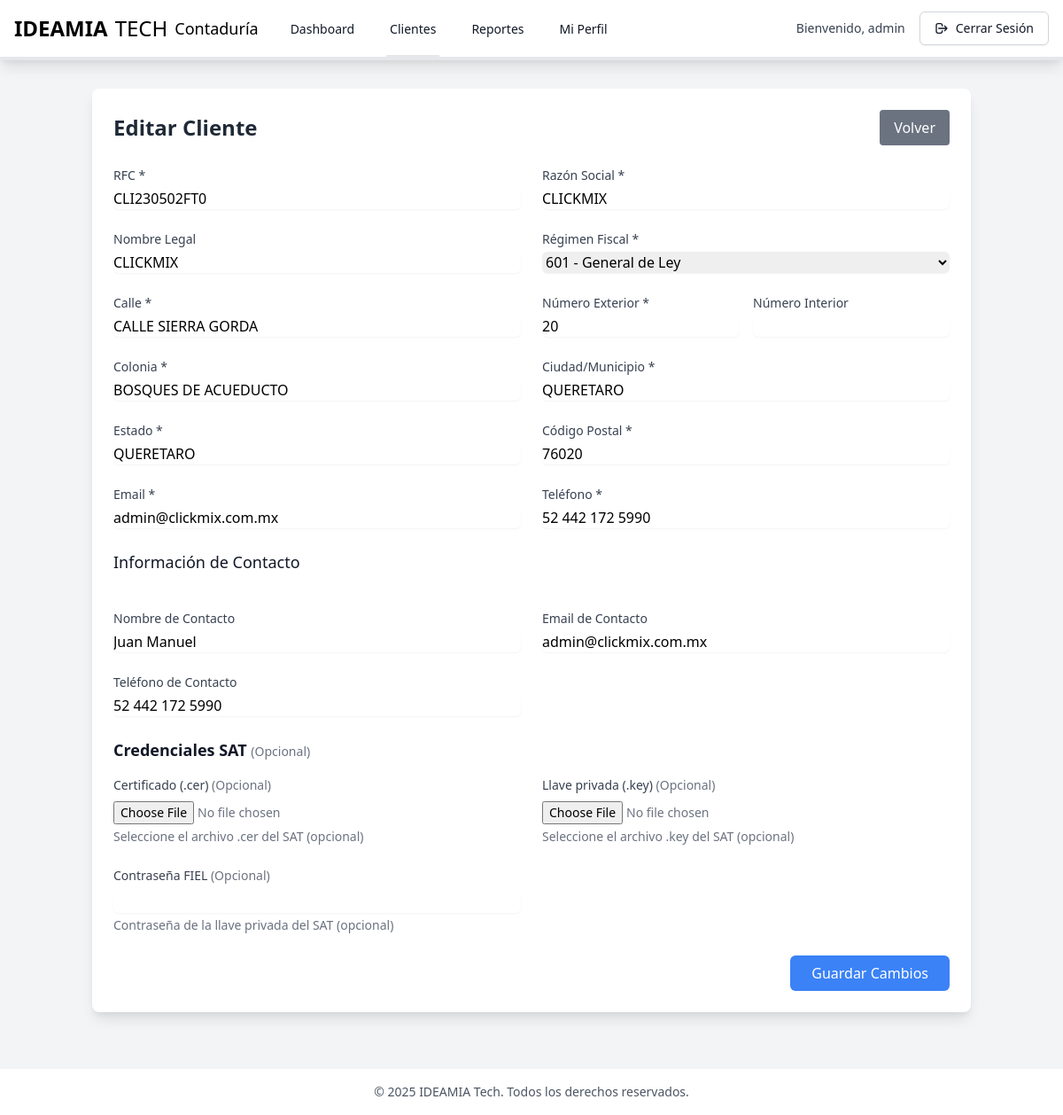
Screenshot of /clients/edit/3 (signed in) with the database file from the repository.
### tables this page shows
CREATE TABLE `clients` (
  `id` int(11) NOT NULL,
  `rfc` varchar(13) NOT NULL,
  `business_name` varchar(255) NOT NULL,
  `legal_name` varchar(255) DEFAULT NULL,
  `fiscal_regime` varchar(3) NOT NULL,
  `street` varchar(255) NOT NULL,
  `exterior_number` varchar(20) NOT NULL,
  `interior_number` varchar(20) DEFAULT NULL,
  `neighborhood` varchar(255) NOT NULL,
  `city` varchar(255) NOT NULL,
  `state` varchar(255) NOT NULL,
  `zip_code` varchar(5) NOT NULL,
  `email` varchar(255) NOT NULL,
  `phone` varchar(20) NOT NULL,
  `csf_path` varchar(255) DEFAULT NULL,
  `status` enum('active','inactive') DEFAULT 'active',
  `created_at` timestamp NOT NULL DEFAULT current_timestamp(),
  `updated_at` timestamp NOT NULL DEFAULT current_timestamp() ON UPDATE current_timestamp(),
  `cer_path` varchar(255) DEFAULT NULL COMMENT 'Ruta al archivo .cer del SAT',
  `key_path` varchar(255) DEFAULT NULL COMMENT 'Ruta al archivo .key del SAT',
  `key_password` varchar(255) DEFAULT NULL COMMENT 'Contraseña de la llave privada'
);

CREATE TABLE `client_contacts` (
  `id` int(11) NOT NULL,
  `client_id` int(11) NOT NULL,
  `contact_name` varchar(255) DEFAULT NULL,
  `contact_email` varchar(255) DEFAULT NULL,
  `contact_phone` varchar(20) DEFAULT NULL,
  `created_at` timestamp NOT NULL DEFAULT current_timestamp(),
  `updated_at` timestamp NOT NULL DEFAULT current_timestamp() ON UPDATE current_timestamp()
);

### app/views/clients/edit.php (the view, shortened to what the rows shown need)
<!DOCTYPE html>
<html lang="es">
<head>
    <link rel="stylesheet" href="<?php echo BASE_URL; ?>/css/styles.css">
</head>
<body class="bg-gray-100">
    <?php include __DIR__ . '/../partials/navbar.php'; ?>
    <div class="container mx-auto px-4 py-8">
        <div class="bg-white rounded-lg shadow-lg p-6">
            <div class="flex justify-between items-center mb-6">
                <h1 class="text-2xl font-bold text-gray-800">Editar Cliente</h1>
                <a href="<?php echo BASE_URL; ?>/clients"
                   class="bg-gray-500 hover:bg-gray-600 text-white px-4 py-2 rounded">
                    Volver
                </a>
            </div>
            <form action="<?php echo BASE_URL; ?>/clients/update/<?php echo htmlspecialchars($client['id']); ?>"
                  method="POST"
                  class="space-y-6"
                  id="clientForm"
                  enctype="multipart/form-data">
                <div class="grid grid-cols-1 md:grid-cols-2 gap-6">
                    <div>
                        <label class="block text-sm font-medium text-gray-700">RFC *</label>
                        <input type="text" name="rfc" id="rfc" required maxlength="13"
                               value="<?php echo htmlspecialchars($client['rfc']); ?>"
                               class="mt-1 block w-full rounded-md border-gray-300 shadow-sm focus:border-blue-500 focus:ring-blue-500">
                    </div>
                    <div>
                        <label class="block text-sm font-medium text-gray-700">Razón Social *</label>
                        <input type="text" name="business_name" id="business_name" required
                               value="<?php echo htmlspecialchars($client['business_name']); ?>"
                               class="mt-1 block w-full rounded-md border-gray-300 shadow-sm focus:border-blue-500 focus:ring-blue-500">
                    </div>
                    <div>
                        <label class="block text-sm font-medium text-gray-700">Nombre Legal</label>
                        <input type="text" name="legal_name" id="legal_name"
                               value="<?php echo htmlspecialchars($client['legal_name'] ?? ''); ?>"
                               class="mt-1 block w-full rounded-md border-gray-300 shadow-sm focus:border-blue-500 focus:ring-blue-500">
                    </div>
                    <div>
                        <label class="block text-sm font-medium text-gray-700">Régimen Fiscal *</label>
                        <select name="fiscal_regime" id="fiscal_regime" required
                                class="mt-1 block w-full rounded-md border-gray-300 shadow-sm focus:border-blue-500 focus:ring-blue-500">
                            <?php
                            $regimenes = [
                                '601' => '601 - General de Ley',
                                '603' => '603 - Personas Morales con Fines no Lucrativos',
                                '605' => '605 - Sueldos y Salarios e Ingresos Asimilados',
                                '606' => '606 - Arrendamiento',
                                '607' => '607 - Régimen de Enajenación o Adquisición de Bienes',
                                '608' => '608 - Demás ingresos',
                                '609' => '609 - Consolidación',
                                '610' => '610 - Residentes en el Extranjero sin Establecimiento',
                                '611' => '611 - Ingresos por Dividendos',
                                '612' => '612 - Personas Físicas con Actividades Empresariales',
                                '614' => '614 - Ingresos por intereses',
                                '615' => '615 - Régimen de los ingresos por obtención de premios',
                                '616' => '616 - Sin obligaciones fiscales',
                                '620' => '620 - Sociedades Cooperativas de Producción',
                                '621' => '621 - Incorporación Fiscal',
                                '622' => '622 - Actividades Agrícolas, Ganaderas, Silvícolas y Pesqueras',
                                '623' => '623 - Opcional para Grupos de Sociedades',
                                '624' => '624 - Coordinados',
                                '625' => '625 - Régimen de las Actividades Empresariales',
                                '626' => '626 - Régimen Simplificado de Confianza'
                            ];
                            foreach ($regimenes as $value => $label): ?>
                                <option value="<?php echo $value; ?>"
                                    <?php echo ($client['fiscal_regime'] == $value) ? 'selected' : ''; ?>>
                                    <?php echo htmlspecialchars($label); ?>
                                </option>
                            <?php endforeach; ?>
                        </select>
                    </div>
                    <div>
                        <label class="block text-sm font-medium text-gray-700">Calle *</label>
                        <input type="text" name="street" id="street" required
                               value="<?php echo htmlspecialchars($client['street']); ?>"
                               class="mt-1 block w-full rounded-md border-gray-300 shadow-sm focus:border-blue-500 focus:ring-blue-500">
                    </div>
                    <div class="grid grid-cols-2 gap-4">
                        <div>
                            <label class="block text-sm font-medium text-gray-700">Número Exterior *</label>
                            <input type="text" name="exterior_number" id="exterior_number" required
                                   value="<?php echo htmlspecialchars($client['exterior_number']); ?>"
                                   class="mt-1 block w-full rounded-md border-gray-300 shadow-sm focus:border-blue-500 focus:ring-blue-500">
                        </div>
                        <div>
                            <label class="block text-sm font-medium text-gray-700">Número Interior</label>
                            <input type="text" name="interior_number" id="interior_number"
                                   value="<?php echo htmlspecialchars($client['interior_number'] ?? ''); ?>"
                                   class="mt-1 block w-full rounded-md border-gray-300 shadow-sm focus:border-blue-500 focus:ring-blue-500">
                        </div>
                    </div>
                    <div>
                        <label class="block text-sm font-medium text-gray-700">Colonia *</label>
                        <input type="text" name="neighborhood" id="neighborhood" required
                               value="<?php echo htmlspecialchars($client['neighborhood']); ?>"
                               class="mt-1 block w-full rounded-md border-gray-300 shadow-sm focus:border-blue-500 focus:ring-blue-500">
                    </div>
                    <div>
                        <label class="block text-sm font-medium text-gray-700">Ciudad/Municipio *</label>
                        <input type="text" name="city" id="city" required
                               value="<?php echo htmlspecialchars($client['city']); ?>"
                               class="mt-1 block w-full rounded-md border-gray-300 shadow-sm focus:border-blue-500 focus:ring-blue-500">
                    </div>
                    <div>
                        <label class="block text-sm font-medium text-gray-700">Estado *</label>
                        <input type="text" name="state" id="state" required
                               value="<?php echo htmlspecialchars($client['state']); ?>"
                               class="mt-1 block w-full rounded-md border-gray-300 shadow-sm focus:border-blue-500 focus:ring-blue-500">
                    </div>
                    <div>
                        <label class="block text-sm font-medium text-gray-700">Código Postal *</label>
                        <input type="text" name="zip_code" id="zip_code" required pattern="[0-9]{5}"
                               value="<?php echo htmlspecialchars($client['zip_code']); ?>"
                               class="mt-1 block w-full rounded-md border-gray-300 shadow-sm focus:border-blue-500 focus:ring-blue-500">
                    </div>
                    <div>
                        <label class="block text-sm font-medium text-gray-700">Email *</label>
                        <input type="email" name="email" id="email" required
                               value="<?php echo htmlspecialchars($client['email']); ?>"
                               class="mt-1 block w-full rounded-md border-gray-300 shadow-sm focus:border-blue-500 focus:ring-blue-500">
                    </div>
                    <div>
                        <label class="block text-sm font-medium text-gray-700">Teléfono *</label>
                        <input type="tel" name="phone" id="phone" required
                               value="<?php echo htmlspecialchars($client['phone']); ?>"
                               class="mt-1 block w-full rounded-md border-gray-300 shadow-sm focus:border-blue-500 focus:ring-blue-500">
                    </div>
                    <div class="md:col-span-2">
                        <h3 class="text-lg font-medium text-gray-900 mb-4">Información de Contacto</h3>
                    </div>
                    <div>
                        <label class="block text-sm font-medium text-gray-700">Nombre de Contacto</label>
                        <input type="text" name="contact_name" id="contact_name"
                               value="<?php echo htmlspecialchars($contact['contact_name'] ?? ''); ?>"
                               class="mt-1 block w-full rounded-md border-gray-300 shadow-sm focus:border-blue-500 focus:ring-blue-500">
                    </div>
                    <div>
                        <label class="block text-sm font-medium text-gray-700">Email de Contacto</label>
                        <input type="email" name="contact_email" id="contact_email"
                               value="<?php echo htmlspecialchars($contact['contact_email'] ?? ''); ?>"
                               class="mt-1 block w-full rounded-md border-gray-300 shadow-sm focus:border-blue-500 focus:ring-blue-500">
                    </div>
                    <div>
                        <label class="block text-sm font-medium text-gray-700">Teléfono de Contacto</label>
                        <input type="tel" name="contact_phone" id="contact_phone"
                               value="<?php echo htmlspecialchars($contact['contact_phone'] ?? ''); ?>"
                               class="mt-1 block w-full rounded-md border-gray-300 shadow-sm focus:border-blue-500 focus:ring-blue-500">
                    </div>
                </div>
                <div class="mb-8">
                    <h2 class="text-lg font-semibold text-gray-900 mb-4">
                        Credenciales SAT
                        <span class="text-sm font-normal text-gray-500">(Opcional)</span>
                    </h2>
                    <div class="grid grid-cols-1 md:grid-cols-2 gap-6">
                        <div>
                            <label class="block text-sm font-medium text-gray-700 mb-2">
                                Certificado (.cer)
                                <span class="text-gray-500 font-normal">(Opcional)</span>
                            </label>
                            <div class="flex items-center">
                                <input type="file"
                                       name="cer_file"
                                       accept=".cer"
                                       class="block w-full text-sm text-gray-500
                                              file:mr-4 file:py-2 file:px-4
                                              file:rounded-full file:border-0
                                              file:text-sm file:font-semibold
                                              file:bg-blue-50 file:text-blue-700
                                              hover:file:bg-blue-100">
                            </div>
                            <p class="mt-1 text-sm text-gray-500">Seleccione el archivo .cer del SAT (opcional)</p>
                        </div>
                        <div>
                            <label class="block text-sm font-medium text-gray-700 mb-2">
                                Llave privada (.key)
                                <span class="text-gray-500 font-normal">(Opcional)</span>
                            </label>
                            <div class="flex items-center">
                                <input type="file"
                                       name="key_file"
                                       accept=".key"
                                       class="block w-full text-sm text-gray-500
                                              file:mr-4 file:py-2 file:px-4
                                              file:rounded-full file:border-0
                                              file:text-sm file:font-semibold
                                              file:bg-blue-50 file:text-blue-700
                                              hover:file:bg-blue-100">
                            </div>
                            <p class="mt-1 text-sm text-gray-500">Seleccione el archivo .key del SAT (opcional)</p>
                        </div>
                        <div>
                            <label class="block text-sm font-medium text-gray-700 mb-2">
                                Contraseña FIEL
                                <span class="text-gray-500 font-normal">(Opcional)</span>
                            </label>
                            <input type="password"
                                   name="key_password"
                                   value="<?php echo htmlspecialchars($client['key_password'] ?? ''); ?>"
                                   class="mt-1 block w-full rounded-md border-gray-300 shadow-sm focus:border-blue-500 focus:ring-blue-500">
                            <p class="mt-1 text-sm text-gray-500">Contraseña de la llave privada del SAT (opcional)</p>
                        </div>
                    </div>
                </div>
                <div class="flex justify-end space-x-4">
                    <button type="submit"
                            class="bg-blue-500 hover:bg-blue-600 text-white px-6 py-2 rounded-md">
                        Guardar Cambios
                    </button>
                </div>
            </form>
        </div>
    </div>
    <?php include __DIR__ . '/../partials/footer.php'; ?>
</body>
</html>

### rows the page displays
clients: rfc "CLI230502FT0", business_name "CLICKMIX", legal_name "CLICKMIX", fiscal_regime "601 - General de Ley", street "CALLE SIERRA GORDA", exterior_number "20", neighborhood "BOSQUES DE ACUEDUCTO", city "QUERETARO", state "QUERETARO", zip_code "76020", email "admin@clickmix.com.mx", phone "52 442 172 5990"
client_contacts: contact_name "Juan Manuel", contact_email "admin@clickmix.com.mx", contact_phone "52 442 172 5990"

### other values shown
$_SESSION['username'] "admin"
